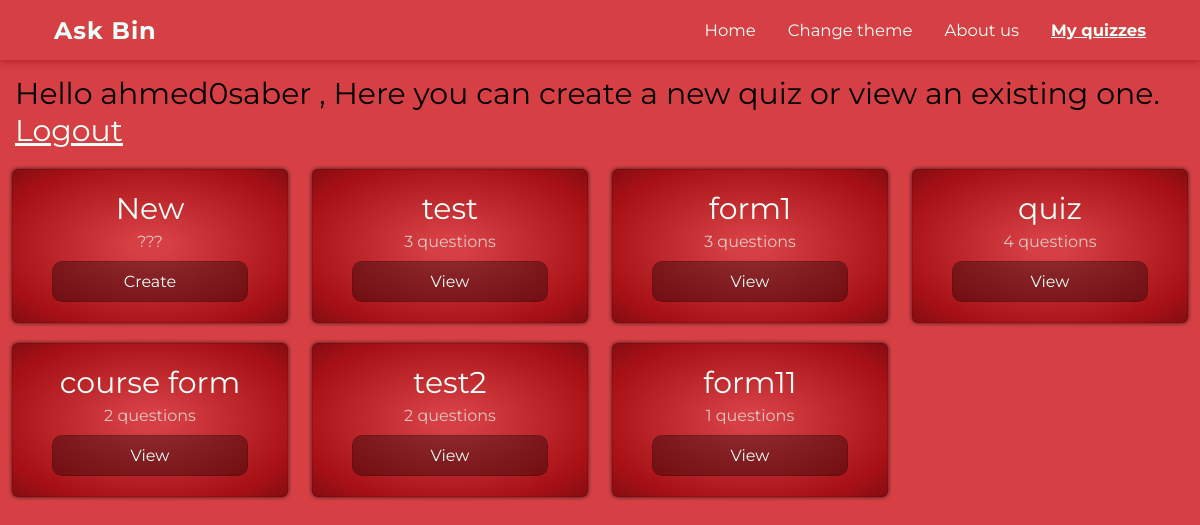
The app's page /myQuizzes.php (signed in) with its own data.
### tables this page shows
CREATE TABLE `forms` (
  `id` smallint(11) NOT NULL,
  `owner` varchar(255) NOT NULL,
  `formname` varchar(255) NOT NULL,
  `numberofquestions` smallint(11) NOT NULL,
  `questions` varchar(2550) NOT NULL
);

### myQuizzes.php (the view, shortened to what this page needs)
<?php
include 'config.php';
?>
<!DOCTYPE html>
<html lang="en">
<head>
    <link rel="stylesheet" href="https://cdnjs.cloudflare.com/ajax/libs/font-awesome/5.15.1/css/all.min.css">
    <link rel="stylesheet" href="style.css">
</head>
<body>
    <header>
        <h1>Ask Bin</h1>
        <section class="menu">
            <ul class="menu-list">
                <li><a href="home.php">Home</a></li>
                <li onclick="theme()">Change theme</li>
                <li><a href="about.php">About us</a></li>
                <li class="active"><a href="login.php">My quizzes</a></li>
            </ul>
        </section>
    </header>
    <?php echo "<p class='myH'>Hello " . $_SESSION['username'] . " , Here you can create a new quiz or view an existing one. <span><a href='logout.php'>Logout</a></span></p>"; ?>
    <section class="quizCon">
        <section class="quiz" onclick="window.open('createQuiz.php','_self')">
            <p class="quizL">New</p>
            <p class="quizR">???</p>
            <a href="createQuiz.php" class="link">Create</a>
        </section>
        <?php
        $owner = $_SESSION['username'];
        $sql = "SELECT * FROM forms WHERE owner='$owner'";
        $result = mysqli_query($conn, $sql);
            while($row = mysqli_fetch_row($result)){
                echo '<section class="quiz" onclick="window.open('."'viewQuiz.php?name=$row[2]'".','."'_self'".')">';
                echo '<p class="quizL">'.$row[2].'</p>';
                echo '<p class="quizR">'.$row[3].' questions</p>';
                echo '<a href='."'viewQuiz.php?name=$row[2]'".' class="link">View</a>';
                echo '</section>';
            }
        ?>
    </section>
    <br>
</body>
</html>

### style.css (style rules this page uses)
:root { --pri: #E9FFF9; --sec: #a61015; --sec2: #D64045; }
* { margin: 0; padding: 0; box-sizing: border-box; font-family: 'Montserrat', sans-serif; }
body { min-height: 100vh; width: 100%; background-color: var(--sec2); display: flex; flex-direction: column; padding-top: 50px; }
header { color: var(--pri); box-shadow: 0px 0px 10px var(--sec); background-color: var(--sec2); position: fixed; top: 0; height: 60px; width: 100%; display: flex; justify-content: space-between; align-items: center; padding: 0 54px; font-size: 15px; }
header h1 { font-size: 1.6em; letter-spacing: 1px; cursor: pointer; transition-duration: 0.2s; }
.menu { display: flex; }
.menu-list { list-style: none; display: flex; }
.menu-list li { display: inline-block; margin-left: 32px; font-size: 1.1em; cursor: pointer; transition: color 0.3s; }
.menu-list li.active, .menu-list li:hover { color: var(--pri); font-weight: bold; text-decoration: underline; }
a { color: var(--pri); text-decoration: none; }
::placeholder { font-size:20px; color: #0005; }
.quiz { width: 23%; transition-duration: 0.4s; pointer-events: none; text-align: center; margin:20px 1% 0 1%; float: left; background-color: var(--sec); padding: 15px; border: 1px solid #0002; box-shadow: 0px 0px 4px #000b; border-radius: 6px; position: relative; z-index: 0; background-image: radial-gradient(var(--sec2) 0%,var(--sec2) 10%,var(--sec) 80%,#0003 100%); }
.quizL { font-size:30px; color: var(--pri); }
.quizR { color: var(--pri); opacity: 0.7; }
.quiz .link { display: inline-block; pointer-events: auto; background-color: #0005; padding: 10px; width: 80%; border: 1px solid #0002; border-radius:10px; }
.quiz * { margin: 5px; }
.myH { margin: 25px 15px 0px 15px; font-size: 30px; }
.myH a { text-decoration: underline; }

### myQuizzes.php (style rules this page uses)
header { z-index: 2; }

### records on screen
forms: formname "test", numberofquestions "3"
forms: formname "form1", numberofquestions "3"
forms: formname "quiz", numberofquestions "4"
forms: formname "course form", numberofquestions "2"
forms: formname "test2", numberofquestions "2"
forms: formname "form11", numberofquestions "1"

### other values on screen
$_SESSION['username'] "ahmed0saber"
